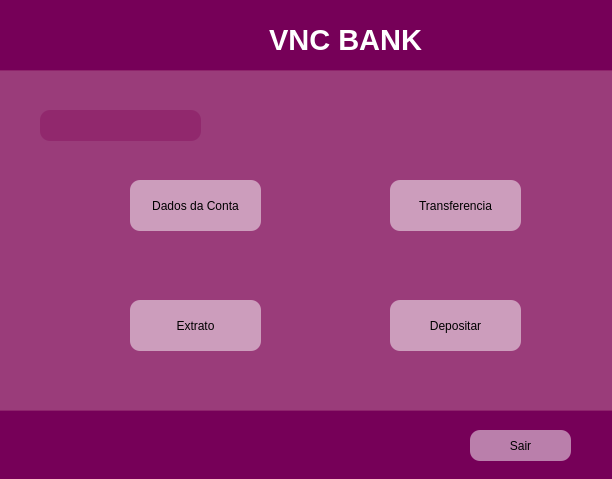
<?xml version="1.0" encoding="UTF-8"?>
<ui version="4.0">
 <class>Form</class>
 <widget class="QWidget" name="Form">
  <property name="geometry">
   <rect>
    <x>0</x>
    <y>0</y>
    <width>612</width>
    <height>479</height>
   </rect>
  </property>
  <property name="windowTitle">
   <string>Form</string>
  </property>
  <widget class="QLabel" name="label">
   <property name="enabled">
    <bool>false</bool>
   </property>
   <property name="geometry">
    <rect>
     <x>0</x>
     <y>0</y>
     <width>641</width>
     <height>71</height>
    </rect>
   </property>
   <property name="styleSheet">
    <string notr="true">background-color: rgb(118, 0, 88)</string>
   </property>
   <property name="text">
    <string/>
   </property>
  </widget>
  <widget class="QLabel" name="label_2">
   <property name="enabled">
    <bool>false</bool>
   </property>
   <property name="geometry">
    <rect>
     <x>0</x>
     <y>410</y>
     <width>641</width>
     <height>71</height>
    </rect>
   </property>
   <property name="styleSheet">
    <string notr="true">background-color: rgb(118, 0, 88)</string>
   </property>
   <property name="text">
    <string/>
   </property>
  </widget>
  <widget class="QLabel" name="label_3">
   <property name="enabled">
    <bool>false</bool>
   </property>
   <property name="geometry">
    <rect>
     <x>-10</x>
     <y>70</y>
     <width>651</width>
     <height>341</height>
    </rect>
   </property>
   <property name="styleSheet">
    <string notr="true">background-color:rgba(145, 40, 109,0.9)</string>
   </property>
   <property name="text">
    <string/>
   </property>
  </widget>
  <widget class="QLineEdit" name="lineEdit_saldo_cliente">
   <property name="enabled">
    <bool>false</bool>
   </property>
   <property name="geometry">
    <rect>
     <x>40</x>
     <y>110</y>
     <width>161</width>
     <height>31</height>
    </rect>
   </property>
   <property name="font">
    <font>
     <pointsize>10</pointsize>
     <weight>75</weight>
     <bold>true</bold>
    </font>
   </property>
   <property name="styleSheet">
    <string notr="true">QLineEdit{
	color: rgb(255, 255, 255) ;
	background-color:rgb(145, 40, 109);
	border-radius: 10px
}


</string>
   </property>
   <property name="text">
    <string/>
   </property>
   <property name="frame">
    <bool>true</bool>
   </property>
   <property name="alignment">
    <set>Qt::AlignLeading|Qt::AlignLeft|Qt::AlignVCenter</set>
   </property>
  </widget>
  <widget class="QLineEdit" name="lineEdit_Welcome">
   <property name="enabled">
    <bool>false</bool>
   </property>
   <property name="geometry">
    <rect>
     <x>20</x>
     <y>430</y>
     <width>191</width>
     <height>41</height>
    </rect>
   </property>
   <property name="font">
    <font>
     <family>Open Sans Light</family>
     <pointsize>14</pointsize>
     <weight>75</weight>
     <italic>true</italic>
     <bold>true</bold>
    </font>
   </property>
   <property name="styleSheet">
    <string notr="true">background-color: rgb(118, 0, 88);
color : rgb(255,255,255)</string>
   </property>
   <property name="text">
    <string/>
   </property>
   <property name="frame">
    <bool>false</bool>
   </property>
  </widget>
  <widget class="QPushButton" name="pushButton_Sair">
   <property name="geometry">
    <rect>
     <x>470</x>
     <y>430</y>
     <width>101</width>
     <height>31</height>
    </rect>
   </property>
   <property name="cursor">
    <cursorShape>PointingHandCursor</cursorShape>
   </property>
   <property name="styleSheet">
    <string notr="true">QPushButton{
	color: rgb(0, 0, 0) ;
	background-color : rgba(255,255,255,0.5);
	border-radius: 10px
}


QPushButton:hover{
	color: rgb(255,255,255) ;
	background-color : rgb(0,0,0);
}</string>
   </property>
   <property name="text">
    <string>Sair</string>
   </property>
   <property name="autoDefault">
    <bool>true</bool>
   </property>
   <property name="default">
    <bool>true</bool>
   </property>
  </widget>
  <widget class="QPushButton" name="pushButton_dados_conta">
   <property name="geometry">
    <rect>
     <x>130</x>
     <y>180</y>
     <width>131</width>
     <height>51</height>
    </rect>
   </property>
   <property name="cursor">
    <cursorShape>PointingHandCursor</cursorShape>
   </property>
   <property name="styleSheet">
    <string notr="true">QPushButton{
	color: rgb(0, 0, 0) ;
	background-color : rgba(255,255,255,0.5);
	border-radius: 10px
}


</string>
   </property>
   <property name="text">
    <string>Dados da Conta</string>
   </property>
   <property name="icon">
    <iconset>
     <normaloff>../img/Account_activity.png</normaloff>../img/Account_activity.png</iconset>
   </property>
   <property name="iconSize">
    <size>
     <width>50</width>
     <height>40</height>
    </size>
   </property>
   <property name="autoDefault">
    <bool>true</bool>
   </property>
   <property name="default">
    <bool>true</bool>
   </property>
  </widget>
  <widget class="QPushButton" name="pushButton_extrato">
   <property name="geometry">
    <rect>
     <x>130</x>
     <y>300</y>
     <width>131</width>
     <height>51</height>
    </rect>
   </property>
   <property name="cursor">
    <cursorShape>PointingHandCursor</cursorShape>
   </property>
   <property name="layoutDirection">
    <enum>Qt::LeftToRight</enum>
   </property>
   <property name="styleSheet">
    <string notr="true">QPushButton{
	color: rgb(0, 0, 0) ;
	background-color : rgba(255,255,255,0.5);
	border-radius: 10px
}

</string>
   </property>
   <property name="text">
    <string>Extrato</string>
   </property>
   <property name="icon">
    <iconset>
     <normaloff>../img/Extrato.png</normaloff>../img/Extrato.png</iconset>
   </property>
   <property name="iconSize">
    <size>
     <width>40</width>
     <height>40</height>
    </size>
   </property>
   <property name="checkable">
    <bool>false</bool>
   </property>
   <property name="autoDefault">
    <bool>true</bool>
   </property>
   <property name="default">
    <bool>true</bool>
   </property>
   <property name="flat">
    <bool>false</bool>
   </property>
  </widget>
  <widget class="QPushButton" name="pushButton_transferencia">
   <property name="geometry">
    <rect>
     <x>390</x>
     <y>180</y>
     <width>131</width>
     <height>51</height>
    </rect>
   </property>
   <property name="cursor">
    <cursorShape>PointingHandCursor</cursorShape>
   </property>
   <property name="styleSheet">
    <string notr="true">QPushButton{
	color: rgb(0, 0, 0) ;
	background-color : rgba(255,255,255,0.5);
	border-radius: 10px
}

</string>
   </property>
   <property name="text">
    <string>Transferencia</string>
   </property>
   <property name="icon">
    <iconset>
     <normaloff>../img/Transfer.png</normaloff>../img/Transfer.png</iconset>
   </property>
   <property name="iconSize">
    <size>
     <width>40</width>
     <height>50</height>
    </size>
   </property>
   <property name="autoDefault">
    <bool>true</bool>
   </property>
   <property name="default">
    <bool>true</bool>
   </property>
  </widget>
  <widget class="QPushButton" name="pushButton_saque">
   <property name="geometry">
    <rect>
     <x>390</x>
     <y>300</y>
     <width>131</width>
     <height>51</height>
    </rect>
   </property>
   <property name="cursor">
    <cursorShape>PointingHandCursor</cursorShape>
   </property>
   <property name="styleSheet">
    <string notr="true">QPushButton{
	color: rgb(0, 0, 0) ;
	background-color : rgba(255,255,255,0.5);
	border-radius: 10px
}

</string>
   </property>
   <property name="text">
    <string>Depositar</string>
   </property>
   <property name="icon">
    <iconset>
     <normaloff>../img/saque.png</normaloff>../img/saque.png</iconset>
   </property>
   <property name="iconSize">
    <size>
     <width>40</width>
     <height>50</height>
    </size>
   </property>
   <property name="autoDefault">
    <bool>true</bool>
   </property>
   <property name="default">
    <bool>true</bool>
   </property>
  </widget>
  <widget class="QLabel" name="VNCBank">
   <property name="geometry">
    <rect>
     <x>260</x>
     <y>10</y>
     <width>171</width>
     <height>61</height>
    </rect>
   </property>
   <property name="styleSheet">
    <string notr="true">background-color:rgb(241, 241, 241)rgb(253, 253, 253)</string>
   </property>
   <property name="text">
    <string>&lt;html&gt;&lt;head/&gt;&lt;body&gt;&lt;p align=&quot;center&quot;&gt;&lt;span style=&quot; font-size:22pt; font-weight:600; color:#ffffff;&quot;&gt;VNC BANK&lt;/span&gt;&lt;/p&gt;&lt;/body&gt;&lt;/html&gt;</string>
   </property>
  </widget>
  <widget class="QLabel" name="Icon_Login">
   <property name="enabled">
    <bool>true</bool>
   </property>
   <property name="geometry">
    <rect>
     <x>200</x>
     <y>10</y>
     <width>61</width>
     <height>51</height>
    </rect>
   </property>
   <property name="layoutDirection">
    <enum>Qt::LeftToRight</enum>
   </property>
   <property name="styleSheet">
    <string notr="true">background-color:rgb(241, 241, 241)rgb(253, 253, 253)</string>
   </property>
   <property name="frameShadow">
    <enum>QFrame::Raised</enum>
   </property>
   <property name="text">
    <string/>
   </property>
   <property name="pixmap">
    <pixmap>../img/Bank.png</pixmap>
   </property>
   <property name="scaledContents">
    <bool>true</bool>
   </property>
   <property name="wordWrap">
    <bool>false</bool>
   </property>
  </widget>
 </widget>
 <tabstops>
  <tabstop>pushButton_dados_conta</tabstop>
  <tabstop>pushButton_transferencia</tabstop>
  <tabstop>pushButton_extrato</tabstop>
  <tabstop>pushButton_saque</tabstop>
  <tabstop>pushButton_Sair</tabstop>
  <tabstop>lineEdit_Welcome</tabstop>
  <tabstop>lineEdit_saldo_cliente</tabstop>
 </tabstops>
 <resources/>
 <connections/>
</ui>
